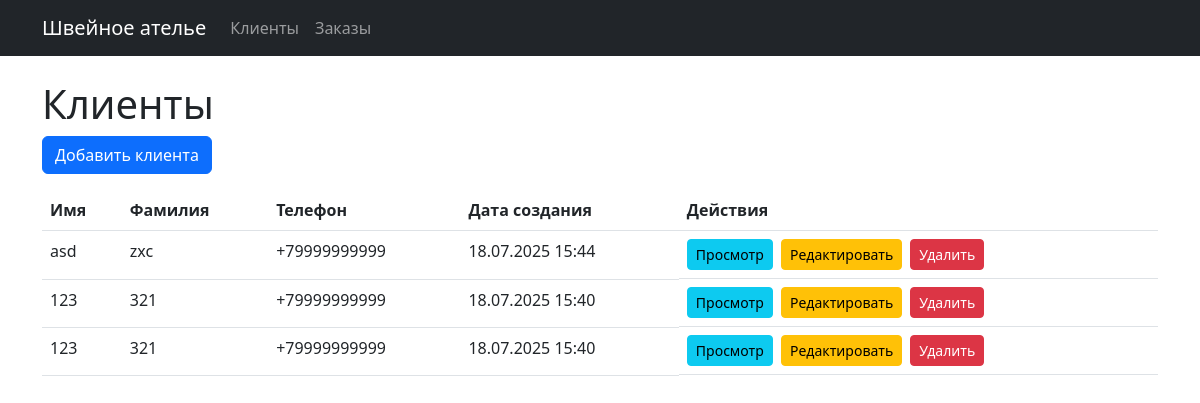
The app's page /customers/ with its own data.
### atelier/models.py (models this page shows, shortened)
class Customer(models.Model):
    first_name = models.CharField(max_length=100, verbose_name="Имя")
    last_name = models.CharField(max_length=100, verbose_name="Фамилия")
    phone_regex = RegexValidator(
        regex=r'^\+?1?\d{9,15}$',
        message="Телефон должен быть в формате: '+999999999'. Максимум 15 цифр."
    )
    phone = models.CharField(
        validators=[phone_regex],
        max_length=17,
        verbose_name="Телефон"
    )
    comment = models.TextField(blank=True, null=True, verbose_name="Комментарий")
    created_at = models.DateTimeField(auto_now_add=True, verbose_name="Дата создания")
    class Meta:
        verbose_name = "Заказчик"
        verbose_name_plural = "Заказчики"
        ordering = ['-created_at']

### atelier/views.py (the view)
# urls.py: path('customers/', views.customer_list, name='customer_list'),
def customer_list(request):
    customers = Customer.objects.all()
    return render(request, 'atelier/customer_list.html', {'customers': customers})

### atelier/templates/atelier/customer_list.html (shortened to what this page needs)
{% extends 'base.html' %}
{% block content %}
<h1>Клиенты</h1>
<a href="{% url 'customer_create' %}" class="btn btn-primary mb-3">Добавить клиента</a>
<table class="table">
    <thead>
        <tr>
            <th>Имя</th>
            <th>Фамилия</th>
            <th>Телефон</th>
            <th>Дата создания</th>
            <th>Действия</th>
        </tr>
    </thead>
    <tbody>
        {% for customer in customers %}
        <tr>
            <td>{{ customer.first_name }}</td>
            <td>{{ customer.last_name }}</td>
            <td>{{ customer.phone }}</td>
            <td>{{ customer.created_at|date:"d.m.Y H:i" }}</td>
            <td class="d-flex gap-2">
                <a href="{% url 'customer_detail' pk=customer.pk %}" class="btn btn-sm btn-info">Просмотр</a>
                <a href="{% url 'customer_edit' pk=customer.pk %}" class="btn btn-sm btn-warning">Редактировать</a>
                <form method="post" action="{% url 'customer_delete' pk=customer.pk %}">
                    <button type="submit" class="btn btn-sm btn-danger"
                            onclick="return confirm('Удалить клиента {{ customer.first_name }} {{ customer.last_name }}?')">
                        Удалить
                    </button>
                </form>
            </td>
        </tr>
        {% endfor %}
    </tbody>
</table>
{% endblock %}

### atelier/templates/base.html (shortened to what this page needs)
<!DOCTYPE html>
<html lang="ru">
<head>
    <link href="https://cdn.jsdelivr.net/npm/bootstrap@5.3.0/dist/css/bootstrap.min.css" rel="stylesheet">
</head>
<body>
    <nav class="navbar navbar-expand-lg navbar-dark bg-dark">
        <div class="container">
            <a class="navbar-brand" href="/">Швейное ателье</a>
            <div class="collapse navbar-collapse" id="navbarNav">
                <ul class="navbar-nav">
                    <li class="nav-item">
                        <a class="nav-link" href="{% url 'customer_list' %}">Клиенты</a>
                    </li>
                    <li class="nav-item">
                        <a class="nav-link" href="{% url 'order_list' %}">Заказы</a>
                    </li>
                </ul>
            </div>
        </div>
    </nav>
    <div class="container mt-4">
        {% block content %}{% endblock %}
    </div>
</body>
</html>

### records on screen
Customer: first_name "asd", last_name "zxc", phone "+79999999999", created_at "18.07.2025 15:44"
Customer: first_name "123", last_name "321", phone "+79999999999", created_at "18.07.2025 15:40"
Customer: first_name "123", last_name "321", phone "+79999999999", created_at "18.07.2025 15:40"
